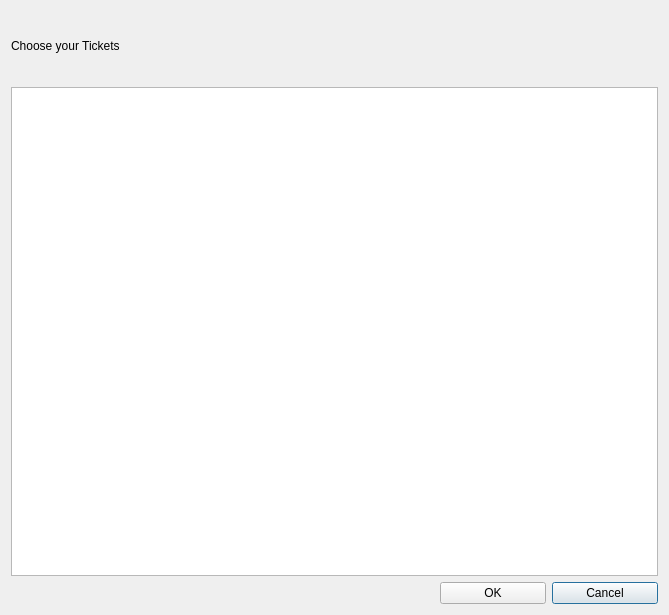
<?xml version="1.0" encoding="UTF-8"?>
<ui version="4.0">
 <class>TicketChooserDialog</class>
 <widget class="QDialog" name="TicketChooserDialog">
  <property name="geometry">
   <rect>
    <x>0</x>
    <y>0</y>
    <width>669</width>
    <height>615</height>
   </rect>
  </property>
  <property name="windowTitle">
   <string>TicketChooserDialog</string>
  </property>
  <property name="modal">
   <bool>true</bool>
  </property>
  <layout class="QHBoxLayout" name="horizontalLayout">
   <item>
    <layout class="QGridLayout" name="gridLayout" rowstretch="1,7,0" columnstretch="4,1,1">
     <item row="2" column="2">
      <widget class="QPushButton" name="_btnCancel">
       <property name="text">
        <string>Cancel</string>
       </property>
      </widget>
     </item>
     <item row="2" column="0">
      <spacer name="horizontalSpacer">
       <property name="orientation">
        <enum>Qt::Horizontal</enum>
       </property>
       <property name="sizeHint" stdset="0">
        <size>
         <width>40</width>
         <height>20</height>
        </size>
       </property>
      </spacer>
     </item>
     <item row="2" column="1">
      <widget class="QPushButton" name="_btnOk">
       <property name="text">
        <string>OK</string>
       </property>
      </widget>
     </item>
     <item row="0" column="0" colspan="3">
      <widget class="QLabel" name="_lblTitleDialog">
       <property name="text">
        <string>Choose your Tickets</string>
       </property>
      </widget>
     </item>
     <item row="1" column="0" colspan="3">
      <widget class="QTableWidget" name="_tblTickets">
       <property name="editTriggers">
        <set>QAbstractItemView::NoEditTriggers</set>
       </property>
       <property name="alternatingRowColors">
        <bool>false</bool>
       </property>
       <property name="selectionMode">
        <enum>QAbstractItemView::MultiSelection</enum>
       </property>
       <property name="selectionBehavior">
        <enum>QAbstractItemView::SelectRows</enum>
       </property>
       <property name="showGrid">
        <bool>true</bool>
       </property>
       <property name="columnCount">
        <number>1</number>
       </property>
       <attribute name="horizontalHeaderVisible">
        <bool>false</bool>
       </attribute>
       <attribute name="horizontalHeaderCascadingSectionResizes">
        <bool>false</bool>
       </attribute>
       <attribute name="horizontalHeaderStretchLastSection">
        <bool>true</bool>
       </attribute>
       <column/>
      </widget>
     </item>
    </layout>
   </item>
  </layout>
 </widget>
 <layoutdefault spacing="6" margin="11"/>
 <resources/>
 <connections/>
</ui>
